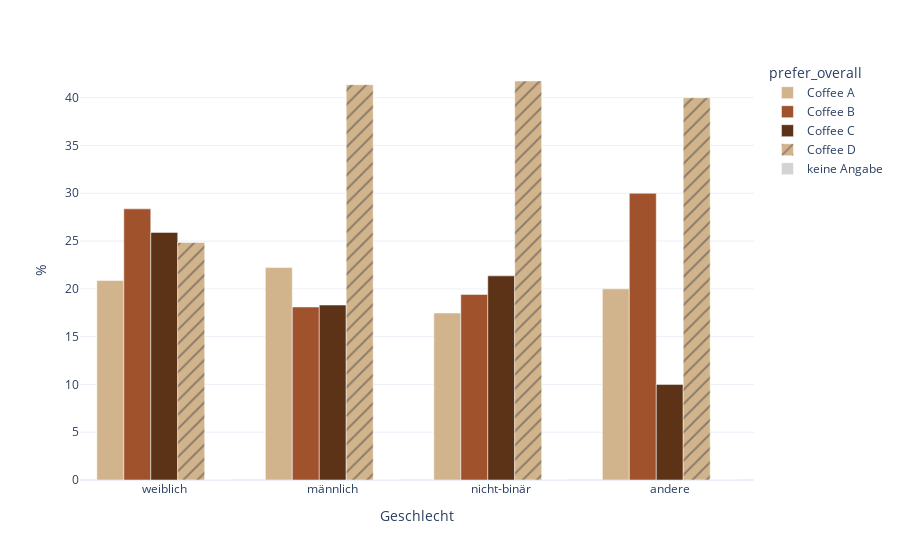

Write notebook code for a chart like this one.
### Code cell
# Plot

fig = px.bar(df_cat, y="proportion", x="gender", color="prefer_overall", 
             pattern_shape="prefer_overall",
             color_discrete_map=c_map,
             pattern_shape_map=p_map,
             template="plotly_white",
             barmode="group",
             category_orders={"prefer_overall": coffee_order})
fig.update_layout(xaxis_title="Geschlecht", yaxis_title="%")

### Figure 1 — Plotly figure (JSON) as saved in the notebook; plotly's stock layout.template omitted (floating-point values rounded to 4 significant figures)
{"data": [{"alignmentgroup": "True", "hovertemplate": "prefer_overall=Coffee A<br>gender=%{x}<br>proportion=%{y}<extra></extra>", "legendgroup": "Coffee A", "marker": {"color": "#d2b48c", "pattern": {"shape": ""}}, "name": "Coffee A", "offsetgroup": "Coffee A", "orientation": "v", "showlegend": true, "textposition": "auto", "type": "bar", "x": ["weiblich", "männlich", "nicht-binär", "andere"], "xaxis": "x", "y": [20.87, 22.23, 17.48, 20.0], "yaxis": "y"}, {"alignmentgroup": "True", "hovertemplate": "prefer_overall=Coffee B<br>gender=%{x}<br>proportion=%{y}<extra></extra>", "legendgroup": "Coffee B", "marker": {"color": "#a0522d", "pattern": {"shape": ""}}, "name": "Coffee B", "offsetgroup": "Coffee B", "orientation": "v", "showlegend": true, "textposition": "auto", "type": "bar", "x": ["weiblich", "männlich", "nicht-binär", "andere"], "xaxis": "x", "y": [28.37, 18.11, 19.42, 30.0], "yaxis": "y"}, {"alignmentgroup": "True", "hovertemplate": "prefer_overall=Coffee C<br>gender=%{x}<br>proportion=%{y}<extra></extra>", "legendgroup": "Coffee C", "marker": {"color": "#5c3317", "pattern": {"shape": ""}}, "name": "Coffee C", "offsetgroup": "Coffee C", "orientation": "v", "showlegend": true, "textposition": "auto", "type": "bar", "x": ["weiblich", "männlich", "nicht-binär", "andere"], "xaxis": "x", "y": [25.91, 18.3, 21.36, 10.0], "yaxis": "y"}, {"alignmentgroup": "True", "hovertemplate": "prefer_overall=Coffee D<br>gender=%{x}<br>proportion=%{y}<extra></extra>", "legendgroup": "Coffee D", "marker": {"color": "#d2b48c", "pattern": {"shape": "/"}}, "name": "Coffee D", "offsetgroup": "Coffee D", "orientation": "v", "showlegend": true, "textposition": "auto", "type": "bar", "x": ["weiblich", "männlich", "nicht-binär", "andere"], "xaxis": "x", "y": [24.85, 41.36, 41.75, 40.0], "yaxis": "y"}, {"alignmentgroup": "True", "hovertemplate": "prefer_overall=keine Angabe<br>gender=%{x}<br>proportion=%{y}<extra></extra>", "legendgroup": "keine Angabe", "marker": {"color": "#d3d3d3", "pattern": {"shape": ""}}, "name": "keine Angabe", "offsetgroup": "keine Angabe", "orientation": "v", "showlegend": true, "textposition": "auto", "type": "bar", "x": ["weiblich", "männlich", "nicht-binär", "andere"], "xaxis": "x", "y": [0.0, 0.0, 0.0, 0.0], "yaxis": "y"}], "layout": {"barmode": "group", "legend": {"title": {"text": "prefer_overall"}, "tracegroupgap": 0}, "margin": {"t": 60}, "xaxis": {"anchor": "y", "domain": [0, 1], "title": {"text": "Geschlecht"}}, "yaxis": {"anchor": "x", "domain": [0, 1], "title": {"text": "%"}}}}
